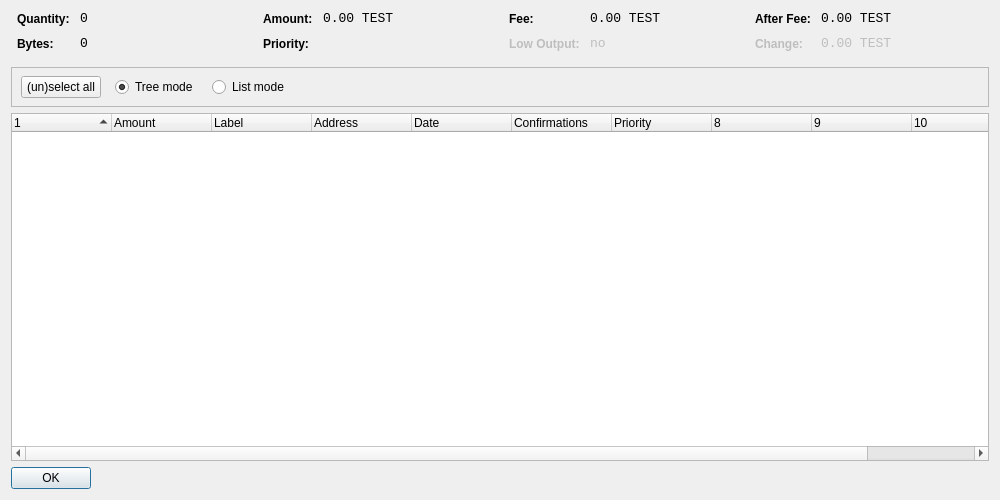
<?xml version="1.0" encoding="UTF-8"?>
<ui version="4.0">
 <class>CoinControlDialog</class>
 <widget class="QDialog" name="CoinControlDialog">
  <property name="geometry">
   <rect>
    <x>0</x>
    <y>0</y>
    <width>1000</width>
    <height>500</height>
   </rect>
  </property>
  <property name="windowTitle">
   <string>Coin Control</string>
  </property>
  <layout class="QVBoxLayout" name="verticalLayout">
   <item>
    <layout class="QHBoxLayout" name="horizontalLayoutTop" stretch="0,0,0,0">
     <property name="topMargin">
      <number>0</number>
     </property>
     <property name="bottomMargin">
      <number>10</number>
     </property>
     <item>
      <layout class="QFormLayout" name="formLayoutCoinControl1">
       <property name="horizontalSpacing">
        <number>10</number>
       </property>
       <property name="verticalSpacing">
        <number>10</number>
       </property>
       <property name="leftMargin">
        <number>6</number>
       </property>
       <property name="rightMargin">
        <number>6</number>
       </property>
       <item row="0" column="0">
        <widget class="QLabel" name="labelCoinControlQuantityText">
         <property name="styleSheet">
          <string notr="true">font-weight:bold;</string>
         </property>
         <property name="text">
          <string>Quantity:</string>
         </property>
        </widget>
       </item>
       <item row="0" column="1">
        <widget class="QLabel" name="labelCoinControlQuantity">
         <property name="font">
          <font>
           <family>Monospace</family>
           <pointsize>10</pointsize>
          </font>
         </property>
         <property name="cursor">
          <cursorShape>IBeamCursor</cursorShape>
         </property>
         <property name="contextMenuPolicy">
          <enum>Qt::ActionsContextMenu</enum>
         </property>
         <property name="text">
          <string notr="true">0</string>
         </property>
         <property name="textInteractionFlags">
          <set>Qt::LinksAccessibleByMouse|Qt::TextSelectableByKeyboard|Qt::TextSelectableByMouse</set>
         </property>
        </widget>
       </item>
       <item row="1" column="0">
        <widget class="QLabel" name="labelCoinControlBytesText">
         <property name="styleSheet">
          <string notr="true">font-weight:bold;</string>
         </property>
         <property name="text">
          <string>Bytes:</string>
         </property>
        </widget>
       </item>
       <item row="1" column="1">
        <widget class="QLabel" name="labelCoinControlBytes">
         <property name="font">
          <font>
           <family>Monospace</family>
           <pointsize>10</pointsize>
          </font>
         </property>
         <property name="cursor">
          <cursorShape>IBeamCursor</cursorShape>
         </property>
         <property name="contextMenuPolicy">
          <enum>Qt::ActionsContextMenu</enum>
         </property>
         <property name="text">
          <string notr="true">0</string>
         </property>
         <property name="textInteractionFlags">
          <set>Qt::LinksAccessibleByMouse|Qt::TextSelectableByKeyboard|Qt::TextSelectableByMouse</set>
         </property>
        </widget>
       </item>
      </layout>
     </item>
     <item>
      <layout class="QFormLayout" name="formLayoutCoinControl2">
       <property name="horizontalSpacing">
        <number>10</number>
       </property>
       <property name="verticalSpacing">
        <number>10</number>
       </property>
       <property name="leftMargin">
        <number>6</number>
       </property>
       <property name="rightMargin">
        <number>6</number>
       </property>
       <item row="0" column="0">
        <widget class="QLabel" name="labelCoinControlAmountText">
         <property name="styleSheet">
          <string notr="true">font-weight:bold;</string>
         </property>
         <property name="text">
          <string>Amount:</string>
         </property>
        </widget>
       </item>
       <item row="0" column="1">
        <widget class="QLabel" name="labelCoinControlAmount">
         <property name="font">
          <font>
           <family>Monospace</family>
           <pointsize>10</pointsize>
          </font>
         </property>
         <property name="cursor">
          <cursorShape>IBeamCursor</cursorShape>
         </property>
         <property name="contextMenuPolicy">
          <enum>Qt::ActionsContextMenu</enum>
         </property>
         <property name="text">
          <string notr="true">0.00 TEST</string>
         </property>
         <property name="textInteractionFlags">
          <set>Qt::LinksAccessibleByMouse|Qt::TextSelectableByKeyboard|Qt::TextSelectableByMouse</set>
         </property>
        </widget>
       </item>
       <item row="1" column="0">
        <widget class="QLabel" name="labelCoinControlPriorityText">
         <property name="styleSheet">
          <string notr="true">font-weight:bold;</string>
         </property>
         <property name="text">
          <string>Priority:</string>
         </property>
        </widget>
       </item>
       <item row="1" column="1">
        <widget class="QLabel" name="labelCoinControlPriority">
         <property name="font">
          <font>
           <family>Monospace</family>
           <pointsize>10</pointsize>
          </font>
         </property>
         <property name="cursor">
          <cursorShape>IBeamCursor</cursorShape>
         </property>
         <property name="contextMenuPolicy">
          <enum>Qt::ActionsContextMenu</enum>
         </property>
         <property name="text">
          <string/>
         </property>
         <property name="textInteractionFlags">
          <set>Qt::LinksAccessibleByMouse|Qt::TextSelectableByKeyboard|Qt::TextSelectableByMouse</set>
         </property>
        </widget>
       </item>
      </layout>
     </item>
     <item>
      <layout class="QFormLayout" name="formLayoutCoinControl3">
       <property name="horizontalSpacing">
        <number>10</number>
       </property>
       <property name="verticalSpacing">
        <number>10</number>
       </property>
       <property name="leftMargin">
        <number>6</number>
       </property>
       <property name="rightMargin">
        <number>6</number>
       </property>
       <item row="0" column="0">
        <widget class="QLabel" name="labelCoinControlFeeText">
         <property name="styleSheet">
          <string notr="true">font-weight:bold;</string>
         </property>
         <property name="text">
          <string>Fee:</string>
         </property>
        </widget>
       </item>
       <item row="0" column="1">
        <widget class="QLabel" name="labelCoinControlFee">
         <property name="font">
          <font>
           <family>Monospace</family>
           <pointsize>10</pointsize>
          </font>
         </property>
         <property name="cursor">
          <cursorShape>IBeamCursor</cursorShape>
         </property>
         <property name="contextMenuPolicy">
          <enum>Qt::ActionsContextMenu</enum>
         </property>
         <property name="text">
          <string notr="true">0.00 TEST</string>
         </property>
         <property name="textInteractionFlags">
          <set>Qt::LinksAccessibleByMouse|Qt::TextSelectableByKeyboard|Qt::TextSelectableByMouse</set>
         </property>
        </widget>
       </item>
       <item row="1" column="0">
        <widget class="QLabel" name="labelCoinControlLowOutputText">
         <property name="enabled">
          <bool>false</bool>
         </property>
         <property name="styleSheet">
          <string notr="true">font-weight:bold;</string>
         </property>
         <property name="text">
          <string>Low Output:</string>
         </property>
        </widget>
       </item>
       <item row="1" column="1">
        <widget class="QLabel" name="labelCoinControlLowOutput">
         <property name="enabled">
          <bool>false</bool>
         </property>
         <property name="font">
          <font>
           <family>Monospace</family>
           <pointsize>10</pointsize>
          </font>
         </property>
         <property name="cursor">
          <cursorShape>IBeamCursor</cursorShape>
         </property>
         <property name="contextMenuPolicy">
          <enum>Qt::ActionsContextMenu</enum>
         </property>
         <property name="text">
          <string notr="true">no</string>
         </property>
         <property name="textInteractionFlags">
          <set>Qt::LinksAccessibleByMouse|Qt::TextSelectableByKeyboard|Qt::TextSelectableByMouse</set>
         </property>
        </widget>
       </item>
      </layout>
     </item>
     <item>
      <layout class="QFormLayout" name="formLayoutCoinControl4">
       <property name="horizontalSpacing">
        <number>10</number>
       </property>
       <property name="verticalSpacing">
        <number>10</number>
       </property>
       <property name="leftMargin">
        <number>6</number>
       </property>
       <property name="rightMargin">
        <number>6</number>
       </property>
       <item row="0" column="0">
        <widget class="QLabel" name="labelCoinControlAfterFeeText">
         <property name="styleSheet">
          <string notr="true">font-weight:bold;</string>
         </property>
         <property name="text">
          <string>After Fee:</string>
         </property>
        </widget>
       </item>
       <item row="0" column="1">
        <widget class="QLabel" name="labelCoinControlAfterFee">
         <property name="font">
          <font>
           <family>Monospace</family>
           <pointsize>10</pointsize>
          </font>
         </property>
         <property name="cursor">
          <cursorShape>IBeamCursor</cursorShape>
         </property>
         <property name="contextMenuPolicy">
          <enum>Qt::ActionsContextMenu</enum>
         </property>
         <property name="text">
          <string notr="true">0.00 TEST</string>
         </property>
         <property name="textInteractionFlags">
          <set>Qt::LinksAccessibleByMouse|Qt::TextSelectableByKeyboard|Qt::TextSelectableByMouse</set>
         </property>
        </widget>
       </item>
       <item row="1" column="0">
        <widget class="QLabel" name="labelCoinControlChangeText">
         <property name="enabled">
          <bool>false</bool>
         </property>
         <property name="styleSheet">
          <string notr="true">font-weight:bold;</string>
         </property>
         <property name="text">
          <string>Change:</string>
         </property>
        </widget>
       </item>
       <item row="1" column="1">
        <widget class="QLabel" name="labelCoinControlChange">
         <property name="enabled">
          <bool>false</bool>
         </property>
         <property name="font">
          <font>
           <family>Monospace</family>
           <pointsize>10</pointsize>
          </font>
         </property>
         <property name="cursor">
          <cursorShape>IBeamCursor</cursorShape>
         </property>
         <property name="contextMenuPolicy">
          <enum>Qt::ActionsContextMenu</enum>
         </property>
         <property name="text">
          <string notr="true">0.00 TEST</string>
         </property>
         <property name="textInteractionFlags">
          <set>Qt::LinksAccessibleByMouse|Qt::TextSelectableByKeyboard|Qt::TextSelectableByMouse</set>
         </property>
        </widget>
       </item>
      </layout>
     </item>
    </layout>
   </item>
   <item>
    <widget class="QFrame" name="frame">
     <property name="minimumSize">
      <size>
       <width>0</width>
       <height>40</height>
      </size>
     </property>
     <property name="frameShape">
      <enum>QFrame::StyledPanel</enum>
     </property>
     <property name="frameShadow">
      <enum>QFrame::Sunken</enum>
     </property>
     <widget class="QWidget" name="horizontalLayoutWidget">
      <property name="geometry">
       <rect>
        <x>10</x>
        <y>0</y>
        <width>781</width>
        <height>41</height>
       </rect>
      </property>
      <layout class="QHBoxLayout" name="horizontalLayoutPanel" stretch="0,0,0,0,0">
       <property name="spacing">
        <number>14</number>
       </property>
       <item>
        <widget class="QPushButton" name="pushButtonSelectAll">
         <property name="sizePolicy">
          <sizepolicy hsizetype="Maximum" vsizetype="Fixed">
           <horstretch>0</horstretch>
           <verstretch>0</verstretch>
          </sizepolicy>
         </property>
         <property name="text">
          <string>(un)select all</string>
         </property>
        </widget>
       </item>
       <item>
        <widget class="QRadioButton" name="radioTreeMode">
         <property name="sizePolicy">
          <sizepolicy hsizetype="Maximum" vsizetype="Fixed">
           <horstretch>0</horstretch>
           <verstretch>0</verstretch>
          </sizepolicy>
         </property>
         <property name="text">
          <string>Tree mode</string>
         </property>
         <property name="checked">
          <bool>true</bool>
         </property>
        </widget>
       </item>
       <item>
        <widget class="QRadioButton" name="radioListMode">
         <property name="sizePolicy">
          <sizepolicy hsizetype="Maximum" vsizetype="Fixed">
           <horstretch>0</horstretch>
           <verstretch>0</verstretch>
          </sizepolicy>
         </property>
         <property name="text">
          <string>List mode</string>
         </property>
        </widget>
       </item>
       <item>
        <spacer name="horizontalSpacer">
         <property name="orientation">
          <enum>Qt::Horizontal</enum>
         </property>
         <property name="sizeHint" stdset="0">
          <size>
           <width>40</width>
           <height>20</height>
          </size>
         </property>
        </spacer>
       </item>
      </layout>
     </widget>
    </widget>
   </item>
   <item>
    <widget class="CoinControlTreeWidget" name="treeWidget">
     <property name="contextMenuPolicy">
      <enum>Qt::CustomContextMenu</enum>
     </property>
     <property name="sortingEnabled">
      <bool>false</bool>
     </property>
     <property name="columnCount">
      <number>11</number>
     </property>
     <attribute name="headerShowSortIndicator" stdset="0">
      <bool>true</bool>
     </attribute>
     <attribute name="headerStretchLastSection">
      <bool>false</bool>
     </attribute>
     <column>
      <property name="text">
       <string/>
      </property>
     </column>
     <column>
      <property name="text">
       <string>Amount</string>
      </property>
     </column>
     <column>
      <property name="text">
       <string>Label</string>
      </property>
     </column>
     <column>
      <property name="text">
       <string>Address</string>
      </property>
     </column>
     <column>
      <property name="text">
       <string>Date</string>
      </property>
     </column>
     <column>
      <property name="text">
       <string>Confirmations</string>
      </property>
      <property name="toolTip">
       <string>Confirmed</string>
      </property>
     </column>
     <column>
      <property name="text">
       <string>Priority</string>
      </property>
     </column>
     <column>
      <property name="text">
       <string/>
      </property>
     </column>
     <column>
      <property name="text">
       <string/>
      </property>
     </column>
     <column>
      <property name="text">
       <string/>
      </property>
     </column>
     <column>
      <property name="text">
       <string/>
      </property>
     </column>
    </widget>
   </item>
   <item>
    <widget class="QDialogButtonBox" name="buttonBox">
     <property name="sizePolicy">
      <sizepolicy hsizetype="Maximum" vsizetype="Fixed">
       <horstretch>0</horstretch>
       <verstretch>0</verstretch>
      </sizepolicy>
     </property>
     <property name="orientation">
      <enum>Qt::Horizontal</enum>
     </property>
     <property name="standardButtons">
      <set>QDialogButtonBox::Ok</set>
     </property>
    </widget>
   </item>
  </layout>
 </widget>
 <customwidgets>
  <customwidget>
   <class>CoinControlTreeWidget</class>
   <extends>QTreeWidget</extends>
   <header>coincontroltreewidget.h</header>
  </customwidget>
 </customwidgets>
 <resources/>
 <connections/>
</ui>
